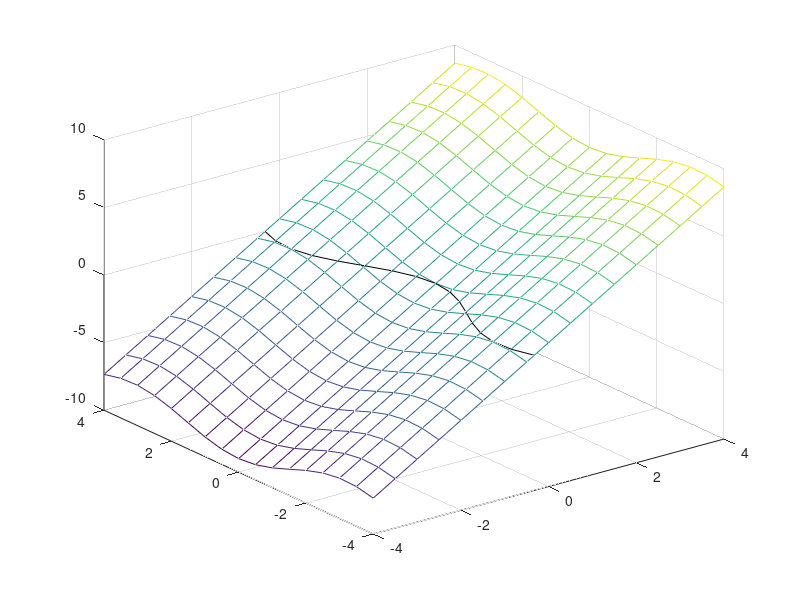
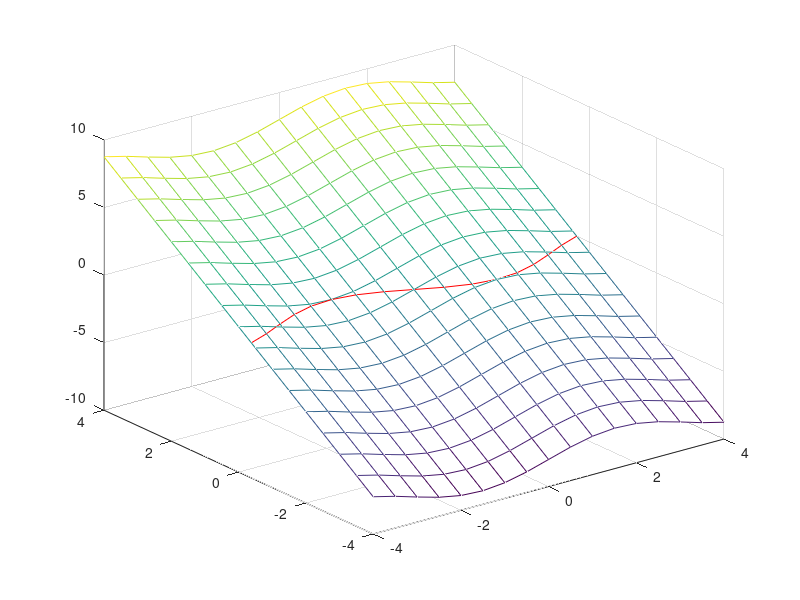
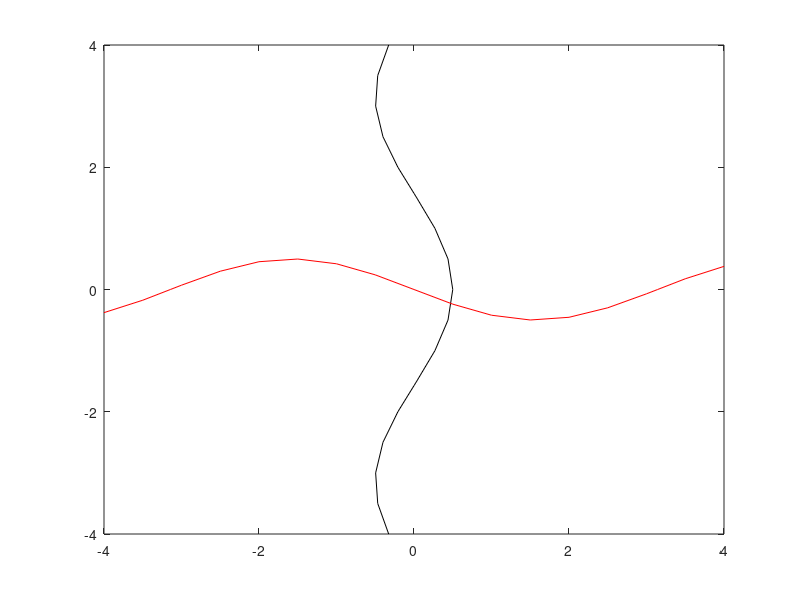

Recreate these plots in MATLAB, in order.
clc
clear all

f = @(x) [ 2*x(1)-cos(x(2)); sin(x(1))+2*x(2) ];
jac = @(x) [ 2 sin(x(2)); cos(x(1)) 2 ];

xm = [-4:0.5:4];
ym = [-4:0.5:4];
[X, Y] = meshgrid(xm, ym);
Z = 2*X - cos(Y);
Z1 = sin(X) + 2*Y;

figure
mesh(X,Y,Z);
hold on
contour(X, Y, Z, [0,0], 'k');

figure
mesh(X,Y,Z1);
hold on
contour(X, Y, Z1, [0,0], 'r');

figure
contour(X, Y, Z, [0,0], 'k');
hold on
contour(X, Y, Z1, [0,0], 'r');


